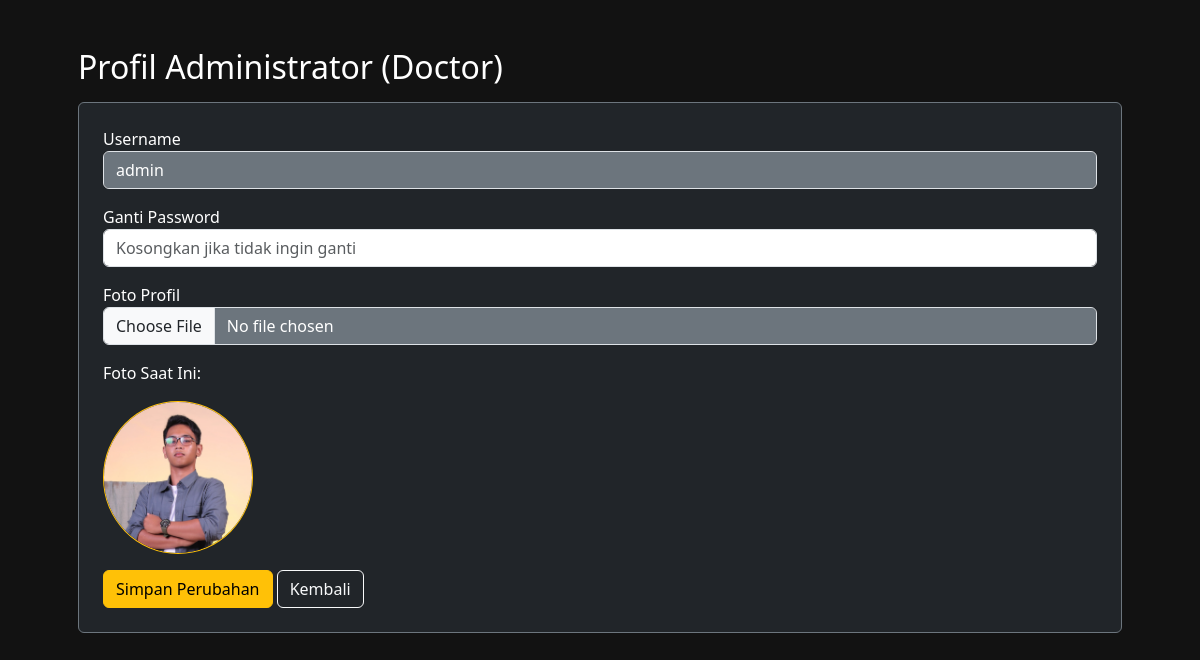
The page /profil.php (signed in) on the database its author committed.
### tables this page shows
CREATE TABLE `users` (
  `id` int(11) NOT NULL,
  `username` varchar(50) NOT NULL,
  `password` varchar(255) NOT NULL,
  `foto` varchar(255) DEFAULT ''
);

### profil.php (the view, shortened to what this page needs)
<?php
include "koneksi.php";
$username = $_SESSION['username'];
$data = $conn->query("SELECT * FROM users WHERE username = '$username'")->fetch_assoc();
?>
<!DOCTYPE html>
<html lang="id">
<head>
    <link href="https://cdn.jsdelivr.net/npm/bootstrap@5.3.0/dist/css/bootstrap.min.css" rel="stylesheet">
</head>
<body class="container p-5">
    <h2>Profil Administrator (Doctor)</h2>
    <div class="card bg-dark text-white border-secondary p-4 mt-3">
        <form method="post" enctype="multipart/form-data">
            <div class="mb-3">
                <label>Username</label>
                <input type="text" class="form-control bg-secondary text-white" value="<?= $data['username'] ?>" readonly>
            </div>
            <div class="mb-3">
                <label>Ganti Password</label>
                <input type="password" name="password" class="form-control" placeholder="Kosongkan jika tidak ingin ganti">
            </div>
            <div class="mb-3">
                <label>Foto Profil</label>
                <input type="file" name="foto" class="form-control bg-secondary text-white">
            </div>
            <div class="mb-3">
                <p>Foto Saat Ini:</p>
                <?php if($data['foto']): ?>
                    <img src="<?= $data['foto'] ?>" width="150" class="rounded-circle border border-warning">
                <?php else: ?>
                    <p class="text-muted">Belum ada foto.</p>
                <?php endif; ?>
            </div>
            <button type="submit" class="btn btn-warning">Simpan Perubahan</button>
            <a href="admin.php" class="btn btn-outline-light">Kembali</a>
        </form>
    </div>
</body>
</html>

### profil.php (style rules this page uses)
body { background: #121212; color: white; }

### rows shown on the page
users: username "admin", foto (picture)
